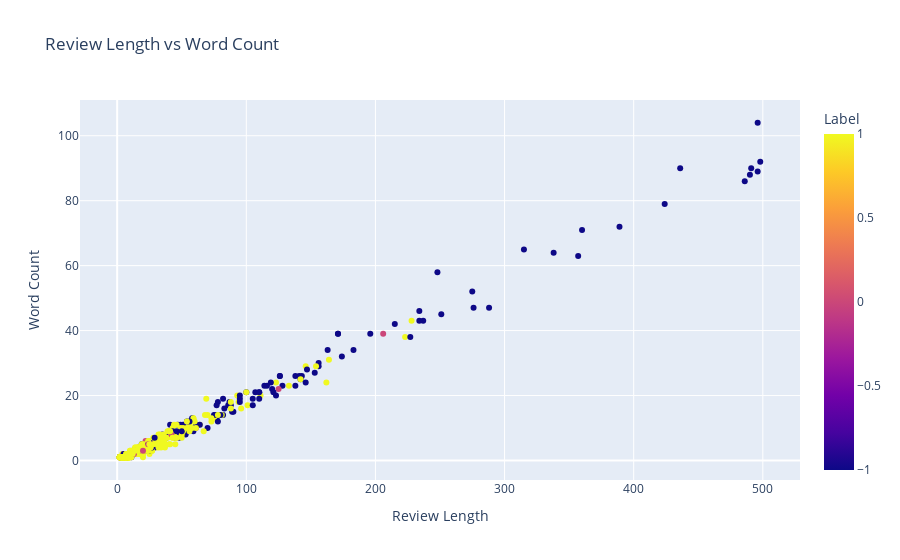
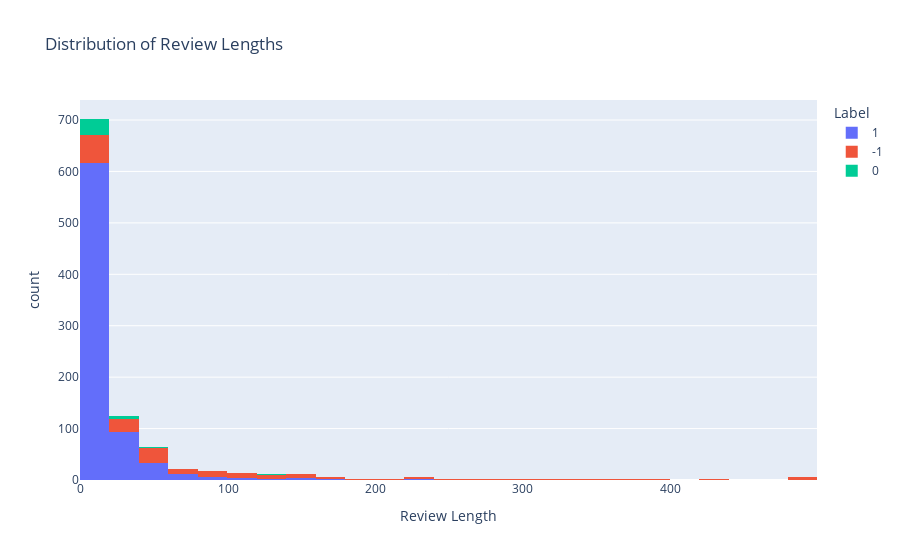
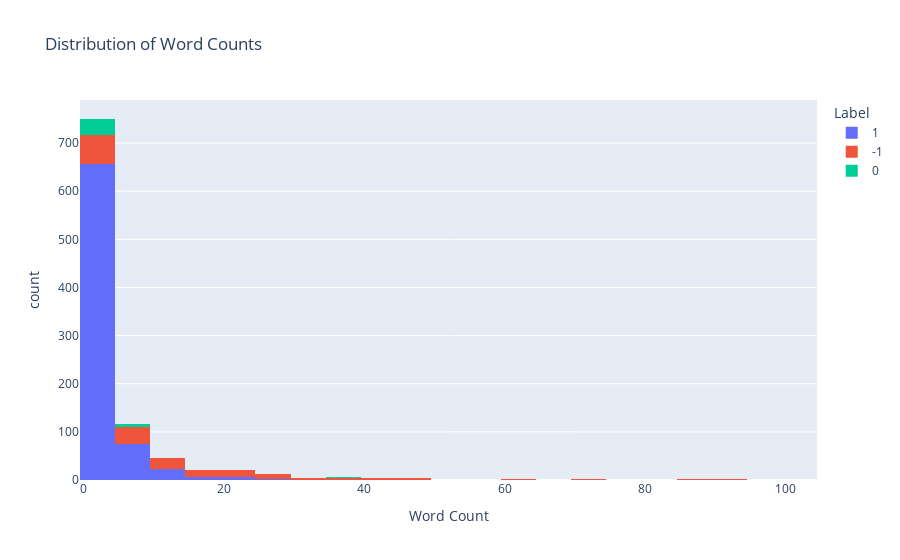
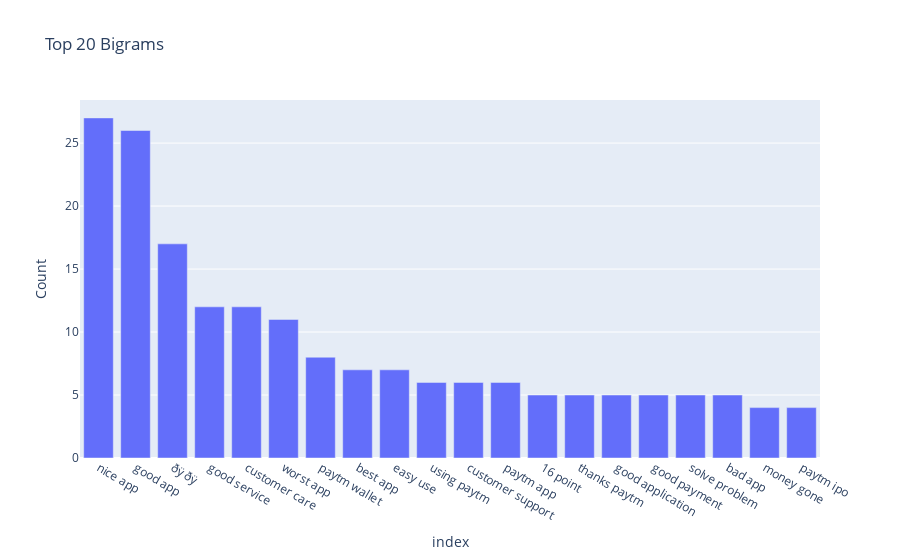

Notebook code cell kept with these figures, in order:
### Code cell
import plotly.express as px
from sklearn.feature_extraction.text import CountVectorizer

# Use data from Sheet1
file_path = 'Abhiram_paytm.xlsx'  # Update this with your CSV file path
df = pd.read_excel(file_path)

# Basic EDA
print("Dataset Head:")
print(df.head())

print("\nMissing Values:")
print(df.isnull().sum())

# Add review length and word count
df['review_length'] = df['review'].apply(len)
df['word_count'] = df['review'].apply(lambda x: len(x.split()))

# Interactive scatter plot for review length vs word count
fig = px.scatter(
    df, 
    x='review_length', 
    y='word_count', 
    color='Label',
    title='Review Length vs Word Count',
    labels={'review_length': 'Review Length', 'word_count': 'Word Count'},
    hover_data=['review']
)
fig.show()

# Interactive histogram for review lengths
fig_length = px.histogram(
    df, 
    x='review_length', 
    nbins=30, 
    color='Label',
    title='Distribution of Review Lengths',
    labels={'review_length': 'Review Length'}
)
fig_length.show()

# Interactive histogram for word counts
fig_word_count = px.histogram(
    df, 
    x='word_count', 
    nbins=30, 
    color='Label',
    title='Distribution of Word Counts',
    labels={'word_count': 'Word Count'}
)
fig_word_count.show()

# N-gram analysis function
def get_ngrams(comments, n=2, top_n=20):
    vectorizer = CountVectorizer(ngram_range=(n, n), stop_words='english')
    ngrams = vectorizer.fit_transform(comments)
    ngram_counts = ngrams.sum(axis=0)
    ngram_features = vectorizer.get_feature_names_out()
    
    # Create a DataFrame of n-grams and their counts
    ngram_df = pd.DataFrame(ngram_counts.A1, index=ngram_features, columns=['count'])
    return ngram_df.sort_values(by='count', ascending=False).head(top_n)

# Generate and display bigrams
reviews = df['review'].dropna()
bigrams = get_ngrams(reviews, n=2, top_n=20)  # Get top 20 bigrams

print("\nTop 20 Bigrams:")
print(bigrams)

# Bar plot for bigrams
fig_bigrams = px.bar(
    bigrams, 
    x=bigrams.index, 
    y='count',
    title='Top 20 Bigrams',
    labels={'x': 'Bigrams', 'count': 'Count'}
)
fig_bigrams.show()

# Generate and display trigrams
trigrams = get_ngrams(reviews, n=3, top_n=20)  # Get top 20 trigrams

print("\nTop 20 Trigrams:")
print(trigrams)

# Bar plot for trigrams
fig_trigrams = px.bar(
    trigrams, 
    x=trigrams.index, 
    y='count',
    title='Top 20 Trigrams',
    labels={'x': 'Trigrams', 'count': 'Count'}
)
fig_trigrams.show()

### Figure 1 — Plotly figure (JSON) as saved in the notebook; plotly's stock layout.template omitted (floating-point values rounded to 4 significant figures; data arrays with more than 128 entries replaced by an {"elided": "..."} marker saying what was removed)
{"data": [{"customdata": {"elided": "999x1 str values"}, "hovertemplate": "Review Length=%{x}<br>Word Count=%{y}<br>review=%{customdata[0]}<br>Label=%{marker.color}<extra></extra>", "legendgroup": "", "marker": {"color": {"elided": "999 int values"}, "coloraxis": "coloraxis", "symbol": "circle"}, "mode": "markers", "name": "", "orientation": "v", "showlegend": false, "type": "scatter", "x": {"elided": "999 int values"}, "xaxis": "x", "y": {"elided": "999 int values"}, "yaxis": "y"}], "layout": {"autosize": true, "coloraxis": {"colorbar": {"title": {"text": "Label"}}, "colorscale": [[0, "#0d0887"], [0.1111, "#46039f"], [0.2222, "#7201a8"], [0.3333, "#9c179e"], [0.4444, "#bd3786"], [0.5556, "#d8576b"], [0.6667, "#ed7953"], [0.7778, "#fb9f3a"], [0.8889, "#fdca26"], [1, "#f0f921"]]}, "legend": {"tracegroupgap": 0}, "title": {"text": "Review Length vs Word Count"}, "xaxis": {"anchor": "y", "autorange": true, "domain": [0, 1], "range": [-28.14, 528.1], "title": {"text": "Review Length"}, "type": "linear"}, "yaxis": {"anchor": "x", "autorange": true, "domain": [0, 1], "range": [-7.5, 112.5], "title": {"text": "Word Count"}, "type": "linear"}}}

### Figure 2 — Plotly figure (JSON) as saved in the notebook; plotly's stock layout.template omitted (floating-point values rounded to 4 significant figures; data arrays with more than 128 entries replaced by an {"elided": "..."} marker saying what was removed)
{"data": [{"alignmentgroup": "True", "bingroup": "x", "hovertemplate": "Label=1<br>Review Length=%{x}<br>count=%{y}<extra></extra>", "legendgroup": "1", "marker": {"color": "#636efa", "pattern": {"shape": ""}}, "name": "1", "nbinsx": 30, "offsetgroup": "1", "orientation": "v", "showlegend": true, "type": "histogram", "x": {"elided": "772 int values"}, "xaxis": "x", "yaxis": "y"}, {"alignmentgroup": "True", "bingroup": "x", "hovertemplate": "Label=-1<br>Review Length=%{x}<br>count=%{y}<extra></extra>", "legendgroup": "-1", "marker": {"color": "#EF553B", "pattern": {"shape": ""}}, "name": "-1", "nbinsx": 30, "offsetgroup": "-1", "orientation": "v", "showlegend": true, "type": "histogram", "x": {"elided": "186 int values"}, "xaxis": "x", "yaxis": "y"}, {"alignmentgroup": "True", "bingroup": "x", "hovertemplate": "Label=0<br>Review Length=%{x}<br>count=%{y}<extra></extra>", "legendgroup": "0", "marker": {"color": "#00cc96", "pattern": {"shape": ""}}, "name": "0", "nbinsx": 30, "offsetgroup": "0", "orientation": "v", "showlegend": true, "type": "histogram", "x": [61, 6, 2, 206, 4, 22, 4, 4, 4, 125, 4, 3, 4, 22, 4, 10, 4, 4, 13, 4, 4, 5, 22, 3, 5, 4, 42, 4, 4, 27, 4, 4, 4, 2, 4, 5, 4, 4, 24, 13, 20], "xaxis": "x", "yaxis": "y"}], "layout": {"autosize": true, "barmode": "relative", "legend": {"title": {"text": "Label"}, "tracegroupgap": 0}, "title": {"text": "Distribution of Review Lengths"}, "xaxis": {"anchor": "y", "autorange": true, "domain": [0, 1], "range": [-0.5, 499.5], "title": {"text": "Review Length"}, "type": "linear"}, "yaxis": {"anchor": "x", "autorange": true, "domain": [0, 1], "range": [0, 738.9], "title": {"text": "count"}}}}

### Figure 3 — Plotly figure (JSON) as saved in the notebook; plotly's stock layout.template omitted (floating-point values rounded to 4 significant figures; data arrays with more than 128 entries replaced by an {"elided": "..."} marker saying what was removed)
{"data": [{"alignmentgroup": "True", "bingroup": "x", "hovertemplate": "Label=1<br>Word Count=%{x}<br>count=%{y}<extra></extra>", "legendgroup": "1", "marker": {"color": "#636efa", "pattern": {"shape": ""}}, "name": "1", "nbinsx": 30, "offsetgroup": "1", "orientation": "v", "showlegend": true, "type": "histogram", "x": {"elided": "772 int values"}, "xaxis": "x", "yaxis": "y"}, {"alignmentgroup": "True", "bingroup": "x", "hovertemplate": "Label=-1<br>Word Count=%{x}<br>count=%{y}<extra></extra>", "legendgroup": "-1", "marker": {"color": "#EF553B", "pattern": {"shape": ""}}, "name": "-1", "nbinsx": 30, "offsetgroup": "-1", "orientation": "v", "showlegend": true, "type": "histogram", "x": {"elided": "186 int values"}, "xaxis": "x", "yaxis": "y"}, {"alignmentgroup": "True", "bingroup": "x", "hovertemplate": "Label=0<br>Word Count=%{x}<br>count=%{y}<extra></extra>", "legendgroup": "0", "marker": {"color": "#00cc96", "pattern": {"shape": ""}}, "name": "0", "nbinsx": 30, "offsetgroup": "0", "orientation": "v", "showlegend": true, "type": "histogram", "x": [10, 1, 1, 39, 1, 3, 1, 1, 1, 22, 1, 1, 1, 6, 1, 2, 1, 1, 2, 1, 1, 2, 5, 1, 1, 1, 8, 1, 1, 5, 1, 1, 1, 1, 1, 1, 1, 1, 5, 2, 3], "xaxis": "x", "yaxis": "y"}], "layout": {"autosize": true, "barmode": "relative", "legend": {"title": {"text": "Label"}, "tracegroupgap": 0}, "title": {"text": "Distribution of Word Counts"}, "xaxis": {"anchor": "y", "autorange": true, "domain": [0, 1], "range": [-0.5, 104.5], "title": {"text": "Word Count"}, "type": "linear"}, "yaxis": {"anchor": "x", "autorange": true, "domain": [0, 1], "range": [0, 789.5], "title": {"text": "count"}}}}

### Figure 4 — Plotly figure (JSON) as saved in the notebook; plotly's stock layout.template omitted (floating-point values rounded to 4 significant figures)
{"data": [{"alignmentgroup": "True", "hovertemplate": "index=%{x}<br>Count=%{y}<extra></extra>", "legendgroup": "", "marker": {"color": "#636efa", "pattern": {"shape": ""}}, "name": "", "offsetgroup": "", "orientation": "v", "showlegend": false, "textposition": "auto", "type": "bar", "x": ["nice app", "good app", "ðÿ ðÿ", "good service", "customer care", "worst app", "paytm wallet", "best app", "easy use", "using paytm", "customer support", "paytm app", "16 point", "thanks paytm", "good application", "good payment", "solve problem", "bad app", "money gone", "paytm ipo"], "xaxis": "x", "y": [27, 26, 17, 12, 12, 11, 8, 7, 7, 6, 6, 6, 5, 5, 5, 5, 5, 5, 4, 4], "yaxis": "y"}], "layout": {"autosize": true, "barmode": "relative", "legend": {"tracegroupgap": 0}, "title": {"text": "Top 20 Bigrams"}, "xaxis": {"anchor": "y", "autorange": true, "domain": [0, 1], "range": [-0.5, 19.5], "title": {"text": "index"}, "type": "category"}, "yaxis": {"anchor": "x", "autorange": true, "domain": [0, 1], "range": [0, 28.42], "title": {"text": "Count"}, "type": "linear"}}}
